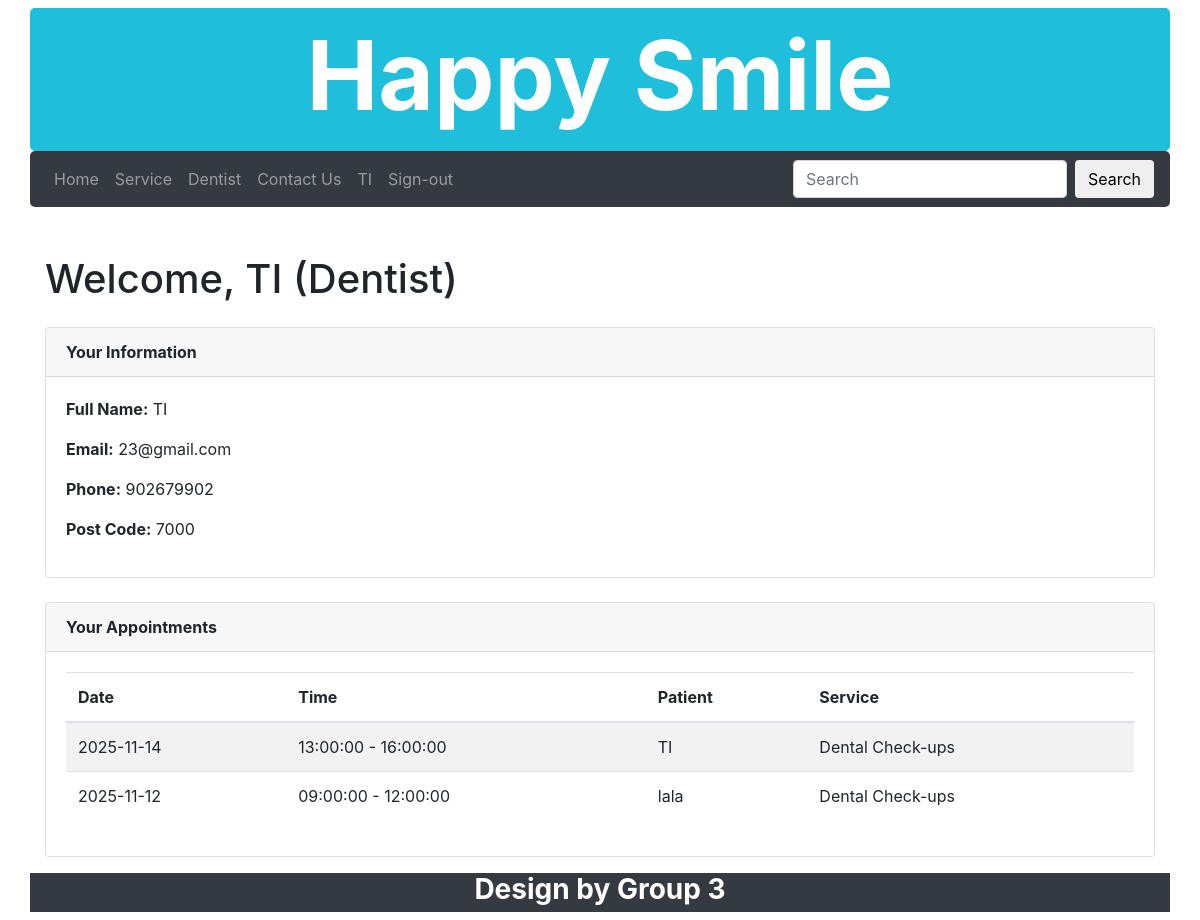
The app's page /member_only.php (signed in) with its own data.
### tables this page shows
CREATE TABLE `users` (
  `UserID` int(11) NOT NULL,
  `FullName` varchar(50) NOT NULL,
  `Phone` int(12) NOT NULL,
  `Email` varchar(40) NOT NULL,
  `Password` varchar(256) NOT NULL,
  `Postcode` varchar(4) NOT NULL,
  `Role` enum('Patient','Dentist') NOT NULL DEFAULT 'Patient'
);

CREATE TABLE `Appointment` (
  `AppointmentID` int(11) NOT NULL,
  `PatientID` int(11) NOT NULL,
  `DentistID` int(11) NOT NULL,
  `ServiceID` int(11) NOT NULL,
  `AvailabilityID` int(11) NOT NULL,
  `AppointmentDateTime` datetime NOT NULL,
  `Status` enum('Booked','Completed','Cancelled') DEFAULT 'Booked'
);

CREATE TABLE `Dentist_Availability` (
  `AvailabilityID` int(11) NOT NULL,
  `DentistID` int(11) NOT NULL,
  `AvailableDate` date NOT NULL,
  `StartTime` time NOT NULL,
  `EndTime` time NOT NULL,
  `Status` enum('Available','Not Available') DEFAULT 'Available'
);

CREATE TABLE `Patient` (
  `PatientID` int(11) NOT NULL,
  `FullName` varchar(100) NOT NULL,
  `Phone` varchar(20) DEFAULT NULL,
  `Email` varchar(100) DEFAULT NULL,
  `DOB` date DEFAULT NULL,
  `Postcode` varchar(255) DEFAULT NULL,
  `UserID` int(11) DEFAULT NULL
);

CREATE TABLE `Service` (
  `ServiceID` int(11) NOT NULL,
  `ServiceName` varchar(100) NOT NULL,
  `Description` text DEFAULT NULL,
  `Price` decimal(10,2) DEFAULT NULL,
  `image` varchar(256) NOT NULL
);

### member_only.php (the view, shortened to what this page needs)
<?php
$conn = db_connect();
$userEmail = $_SESSION['valid_user'];
$stmt = $conn->prepare("SELECT UserID, FullName, Email, Phone, PostCode, Role FROM users WHERE Email=?");
$stmt->bind_param("s", $userEmail);
$stmt->execute();
$result = $stmt->get_result();
$user = $result->fetch_assoc();
$role   = $user['Role'];
$userID = $user['UserID'];
$appointments = [];
if ($role === 'Patient') {
    $stmt = $conn->prepare("SELECT PatientID FROM Patient WHERE UserID=?");
    $stmt->bind_param("i", $userID);
    $stmt->execute();
    $patientResult = $stmt->get_result();
    if ($patientResult->num_rows > 0) {
        $patientID = $patientResult->fetch_assoc()['PatientID'];
        $stmt = $conn->prepare("
            SELECT a.AppointmentID, da.AvailableDate, da.StartTime, da.EndTime,
                   d.FullName AS DentistName, d.Specialization, s.ServiceName
            FROM Appointment a
            INNER JOIN Dentist d ON a.DentistID = d.DentistID
            INNER JOIN Service s ON a.ServiceID = s.ServiceID
            INNER JOIN Dentist_Availability da ON a.AvailabilityID = da.AvailabilityID
            WHERE a.PatientID = ?
            ORDER BY da.AvailableDate DESC, da.StartTime DESC
        ");
        $stmt->bind_param("i", $patientID);
        $stmt->execute();
        $appointments = $stmt->get_result();
    } else {
        $patientID = null;
        $appointments = [];
    }
}
elseif ($role === 'Dentist') {
    $stmt = $conn->prepare("SELECT DentistID FROM Dentist WHERE UserID=?");
    $stmt->bind_param("i", $userID);
    $stmt->execute();
    $dentistResult = $stmt->get_result();
    if ($dentistResult->num_rows > 0) {
        $dentistID = $dentistResult->fetch_assoc()['DentistID'];
        $stmt = $conn->prepare("
            SELECT a.AppointmentID, da.AvailableDate, da.StartTime, da.EndTime,
                   p.FullName AS PatientName, s.ServiceName
            FROM Appointment a
            INNER JOIN Patient p ON a.PatientID = p.PatientID
            INNER JOIN Service s ON a.ServiceID = s.ServiceID
            INNER JOIN Dentist_Availability da ON a.AvailabilityID = da.AvailabilityID
            WHERE a.DentistID = ?
            ORDER BY da.AvailableDate DESC, da.StartTime DESC
        ");
        $stmt->bind_param("i", $dentistID);
        $stmt->execute();
        $appointments = $stmt->get_result();
    }
}
?>
<!DOCTYPE html>
<html lang="en">
<head>
<link rel="stylesheet" href="https://maxcdn.bootstrapcdn.com/bootstrap/4.1.3/css/bootstrap.min.css">
</head>
<body>
<?php include("include/banner.inc"); ?>
<?php include("include/nav.inc"); ?>
<div class="container mt-5">
    <h1 class="mb-4">Welcome, <?= htmlspecialchars($user['FullName']) ?> (<?= $role ?>)</h1>
    <div class="card mb-4">
        <div class="card-header"><strong>Your Information</strong></div>
        <div class="card-body">
            <p><strong>Full Name:</strong> <?= htmlspecialchars($user['FullName']) ?></p>
            <p><strong>Email:</strong> <?= htmlspecialchars($user['Email']) ?></p>
            <p><strong>Phone:</strong> <?= htmlspecialchars($user['Phone']) ?></p>
            <p><strong>Post Code:</strong> <?= htmlspecialchars($user['PostCode']) ?></p>
        </div>
    </div>
    <div class="card">
        <div class="card-header"><strong>Your Appointments</strong></div>
        <div class="card-body">
            <?php if ($appointments && $appointments->num_rows > 0): ?>
                <table class="table table-striped">
                    <thead>
                        <tr>
                            <th>Date</th>
                            <th>Time</th>
                            <?php if ($role === 'Patient'): ?>
                                <th>Dentist</th>
                                <th>Specialization</th>
                            <?php else: ?>
                                <th>Patient</th>
                            <?php endif; ?>
                            <th>Service</th>
                        </tr>
                    </thead>
                    <tbody>
                        <?php while ($row = $appointments->fetch_assoc()): ?>
                        <tr>
                            <td><?= htmlspecialchars($row['AvailableDate']) ?></td>
                            <td><?= htmlspecialchars($row['StartTime']) ?> - <?= htmlspecialchars($row['EndTime']) ?></td>
                            <?php if ($role === 'Patient'): ?>
                                <td><?= htmlspecialchars($row['DentistName']) ?></td>
                                <td><?= htmlspecialchars($row['Specialization']) ?></td>
                            <?php else: ?>
                                <td><?= htmlspecialchars($row['PatientName']) ?></td>
                            <?php endif; ?>
                            <td><?= htmlspecialchars($row['ServiceName']) ?></td>
                        </tr>
                        <?php endwhile; ?>
                    </tbody>
                </table>
            <?php endif; ?>
        </div>
    </div>
</div>
<?php include("include/footer.inc"); ?>
</body>
</html>

### records on screen
users: FullName "TI", Role "Dentist", Email "23@gmail.com", Phone "902679902", Postcode "7000"
appointment: AvailabilityID.AvailableDate "2025-11-14", AvailabilityID.StartTime "13:00:00", AvailabilityID.EndTime "16:00:00", PatientID.FullName "TI", ServiceID.ServiceName "Dental Check-ups"
appointment: AvailabilityID.AvailableDate "2025-11-12", AvailabilityID.StartTime "09:00:00", AvailabilityID.EndTime "12:00:00", PatientID.FullName "lala", ServiceID.ServiceName "Dental Check-ups"

### other values on screen
$_SESSION['name'] "TI"
